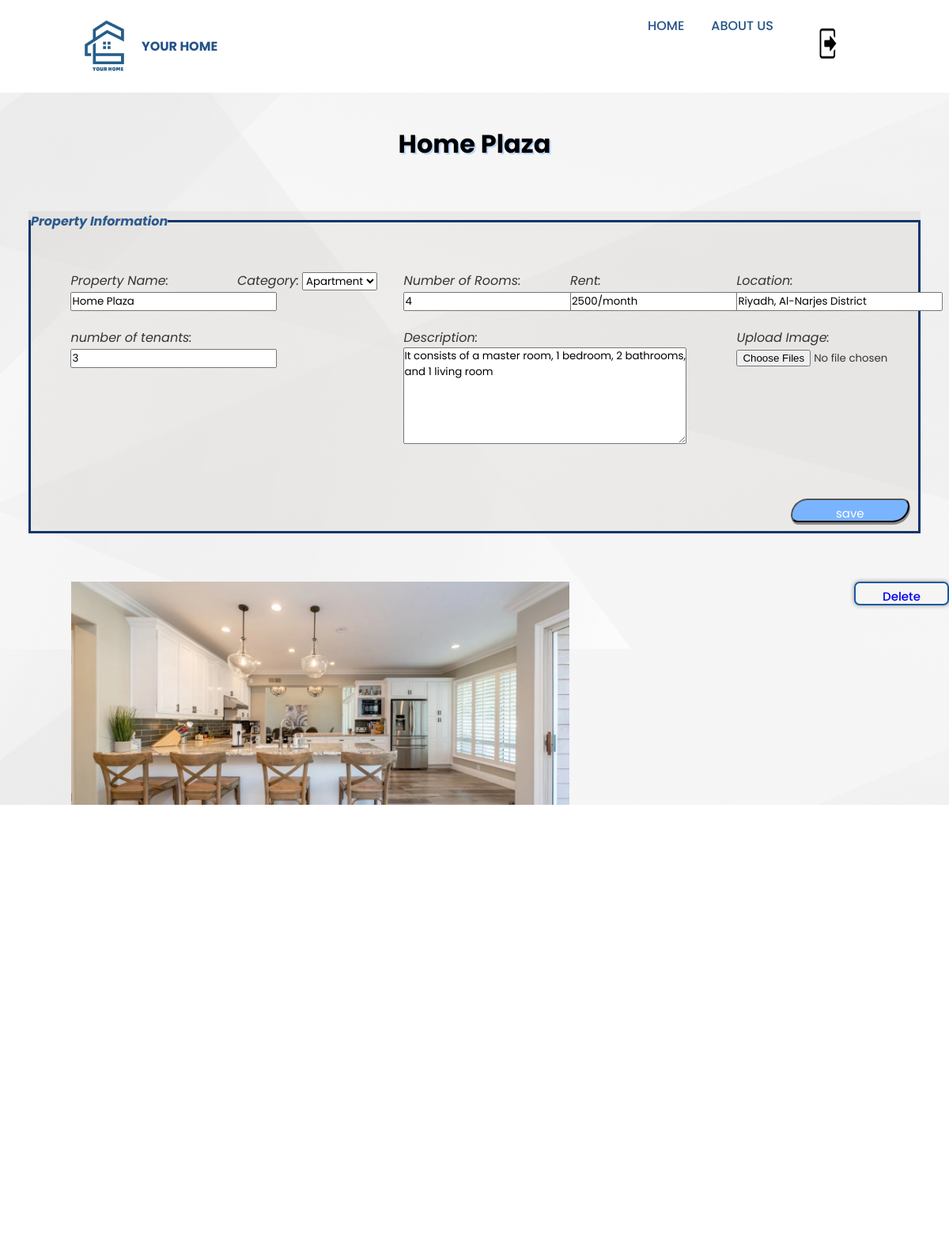
The page /EditProperty.php?id=1 (signed in) on the database its author committed.
### tables this page shows
CREATE TABLE `property` (
  `id` int(11) NOT NULL,
  `homeowner_id` int(11) NOT NULL,
  `property_category_id` int(11) NOT NULL,
  `name` varchar(200) NOT NULL,
  `rooms` int(11) NOT NULL,
  `rent_cost` varchar(200) NOT NULL,
  `location` varchar(200) NOT NULL,
  `max_tenants` int(11) NOT NULL,
  `description` varchar(500) NOT NULL
);

CREATE TABLE `propertyimage` (
  `id` int(11) NOT NULL,
  `property_id` int(11) NOT NULL,
  `path` varchar(300) NOT NULL
);

### EditProperty.php (the view, shortened to what this page needs)
<!DOCTYPE html>
<?php
include 'includes/db_connect.php';
if(isset($_GET['id'])){
$Pid=$_GET['id'];
}else {
    echo 'Error happened in the get';
    exit();
}
$sql="SELECT * FROM `property` WHERE id='$Pid'";
$result= mysqli_query($databaseCon, $sql);
$rows= mysqli_num_rows($result);
if($rows > 0){
    $row=mysqli_fetch_assoc($result);
    $sql2 = "SELECT c.*
        FROM propertycategory c
        JOIN property p ON c.id = p.property_category_id
        ORDER BY (c.id = '" . $row['property_category_id'] . "') DESC;";
    $result2= mysqli_query($databaseCon, $sql2);
}
else{
    echo 'Error happened ';
    exit();
}
?>
<html lang="en">
<head>
    <link rel="stylesheet" href="Styles\Fstyle.css">
    <link rel="stylesheet" href="Styles\head.css">
</head>
<body>
    <header>
        <div class="nav container">
          <a href="index.php" class="logo"> <img src="image/Logo.png" alt=""> Your Home</a>
          <ul class="navbar">
            <li><a href="index.php">Home</a></li>
            <li><a href="index.php">About Us</a></li>
            <li><a href="login.php"><img class="logOut" src="image/logOut.png" alt="Log out" width="80" height="80"></a></li>
          </ul>
        </div>
      </header>
      <br>
      <main>
        <div id="name">
            <h2><?php echo $row['name'];?></h2>
        </div>
        <br>
        <div id="PI">
          <form class="myForm1" enctype="multipart/form-data" method="POST" action="includes/edit_inc.php?Pid=<?php echo $Pid;?>">
            <fieldset>
                <legend>Property Information</legend>
                <ul>
                    <li>
                        <label>Property Name:
                        <input type="text" name="Pname" id="pname" value="<?php echo $row['name'];?>"></label>
                    </li>
                    <li>
                        <label>Category:</label>
                        <select id="Category" name="Pcate">
                            <?php
                                while ($row2 = mysqli_fetch_assoc($result2)) {
                                    echo '<option value="' . $row2['id'] . '">' . $row2['category'] . '</option>';
                                }
                            ?>
                        </select>
                    </li>
                    <li>
                        <label>Number of Rooms:
                        <input type="text" name="room" id="NOR" value="<?php echo $row['rooms'];?>"></label>
                    </li>
                    <li>
                        <label>Rent:
                        <input type="text" name="price" id="rent" value="<?php echo $row['rent_cost'];?>"></label>
                    </li>
                    <li>
                        <label>Location:
                        <input type="text" name="Location" id="location" value="<?php echo $row['location'];?>"></label>
                    </li>
                    <li>
                        <label>number of tenants:
                        <input type="text" id="MT" name="tenants" value="<?php echo $row['max_tenants'];?>"></label>
                    </li>
                    <li>
                        <label>Description:<br>
                        <textarea id="Des" name="Pdes" rows="6" cols="30" ><?php echo $row['description'];?></textarea></label>
                    </li>
                    <li>
                        <label>Upload Image:
                            <input type="file" name="images[]" accept="image/*" multiple></label>
                    </li>
                </ul>
                <input type="submit" value="save" class="button" style="margin: 1%"/>
            </fieldset>
        </form>
        </div>
        <br>
        <?php
            $retrieve_query = "SELECT * FROM `propertyimage` WHERE property_id='$Pid'";
            $result= mysqli_query($databaseCon, $retrieve_query);
            if (mysqli_num_rows($result) > 0) {
                echo '<div id="img">';
                while ($row = $result->fetch_assoc()) {
                    echo '<button id ="'.$row["id"].'" class="Delete"><a href="includes/edit_inc.php?imgID='.$row["id"].'&Pid='.$Pid.'"> Delete</a></button>';
                    echo '<img src="upload/' . $row["path"] . '" alt="Image" value="'.$row["id"].'">';
                    echo '<br><br>';
                }
                echo '</div>';
            } else {
                echo '<p><center style="margin: 20px;">this property does not have images </center></p>';
            }
            ?>
   <div class="copyright">
    <p>&#169; YOUR HOME 2023.com</p>
  </div>
</body>
</html>

### Styles/Fstyle.css (style rules this page uses)
html { background: url(../image/back.png) ; }
body { margin-block-start: 133px; }
form.myForm1 { background-color: #c5bfba3a; box-sizing: content-box; margin: 3%; }
form.myForm ul li , form.myForm1 ul li { width: 200px; padding: 1%; list-style: none; }
form.myForm ul, form.myForm1 ul { display: flex; flex-wrap: wrap; flex-direction: row; justify-content:space-between; align-content: center; padding: 40px; }
form.myForm fieldset, form.myForm1 fieldset { border:3px solid rgb(14, 54, 106); font-weight: bold; font-style: italic; }
form.myForm legend, form.myForm1 legend { color:rgb(45, 90, 142); font-weight: bold; }
form.myForm label,form.myForm1 label, div#DP p { color: rgb(53, 52, 52); font-weight: lighter; font-style: italic; }
form.myForm1 label { color: rgb(53, 52, 52); font-weight: lighter; font-style: italic; }
.button { height: 2em; width: 10em; background-color: rgb(122, 180, 255); color: white; border-radius: 50px 20px; padding: 5px; box-shadow: 1px 3px #888888; font-size: 15px; }
#name h2 { text-align: center; font-weight: bold; color: black; text-shadow: 2px 2px rgb(186, 213, 255); font-size: 2em; }
div .button { float: right; }
#img img { width: 60%; height: 70%; padding-left: 90px; }
.Delete { height: 2em; width: 8em; background: none; border: 2px solid #1659a0; font-size: 15px; font-weight: 500; box-shadow: 0px 0 5px 1px #b3aeae; color: #01447e; padding: 5px; border-radius: 7px; float: right; }

### Styles/head.css (style rules this page uses)
* { font-family: 'Poppins', sans-serif; margin: 0; padding: 0; box-sizing: border-box; scroll-behavior: smooth; scroll-padding-top: 4rem; list-style: none; text-decoration: none; }
:root { --box-shadow: 2px 2px 18px rgb(14 52 54 / 15%) }
.nav img { width: 70px; height: 70px; }
header { display: block; width: 100%; background: #fff; position: fixed; top: 0; left: 0; z-index: 100; }
header .container { max-width: 1068px; margin-left:auto; margin-right:auto; }
.nav { display: flex; align-items: center; justify-content: space-between; padding: 20px 35px; }
.logo { display: flex; align-items: center; column-gap: 0.5rem; font-size: 1rem; font-weight: 700; color: #255387; text-transform: uppercase; }
.navbar { display: flex; }
.navbar a { padding: 8px 17px; color:#255387; font-size: 1rem; text-transform: uppercase; font-weight: 500; }
.copyright { padding: 20px; text-align: center; color:#fff; background:#185596; }

### rows shown on the page
property: name "Home Plaza", Pname "Home Plaza", room "4", price "2500/month", Location "Riyadh, Al-Narjes District", tenants "3", Pdes "It consists of a master room, 1 bedroom, 2 bathrooms, and 1 living room"
propertyimage: path (picture)
propertyimage: path (picture)

### other values the page prints
form field Pcate "Apartment"
